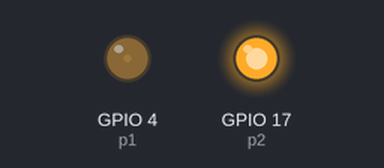
A program run on a simulated Raspberry Pi (BCM pin numbers). On the bench: output pins drawn as LEDs (lit = HIGH).

Above: at 0.05 s.
At 1.0 s:
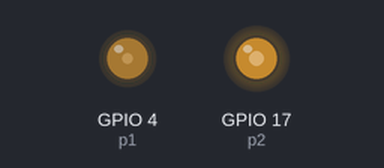
At 2.0 s:
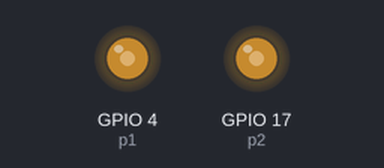
At 4.0 s:
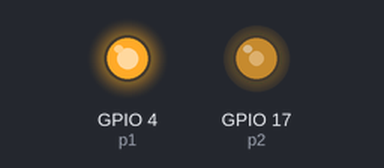
Timing chart, 0 to 5.2 s (numbered marks = the images above):
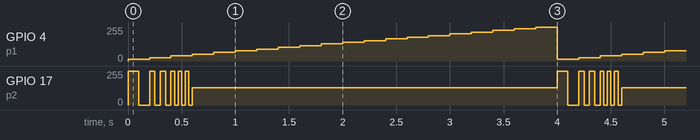

The program:

ex1.py
```python
import RPi.GPIO as GPIO
import time
GPIO.setwarnings(False)
GPIO.setmode(GPIO.BCM)
GPIO.setup(4,GPIO.OUT)
GPIO.setup(17,GPIO.OUT)

p1=GPIO.PWM(4,1000)
p2=GPIO.PWM(17,50)

p1.start(0)
p2.start(50)

while True:
    for dc in range(5,101,5):
        p1.ChangeDutyCycle(dc)
        p2.ChangeFrequency(dc)
        time.sleep(0.2)
```

Measured:
- by itself, GPIO 17 (p2): repeats every 4.0 s: 0/255 0.10 s, 2 × (255/255 0.05 s, 0/255 0.05 s), 3 × (255/255 0.03 s, 0/255 0.03 s), 128/255 3.4 s, 255/255 0.10 s
